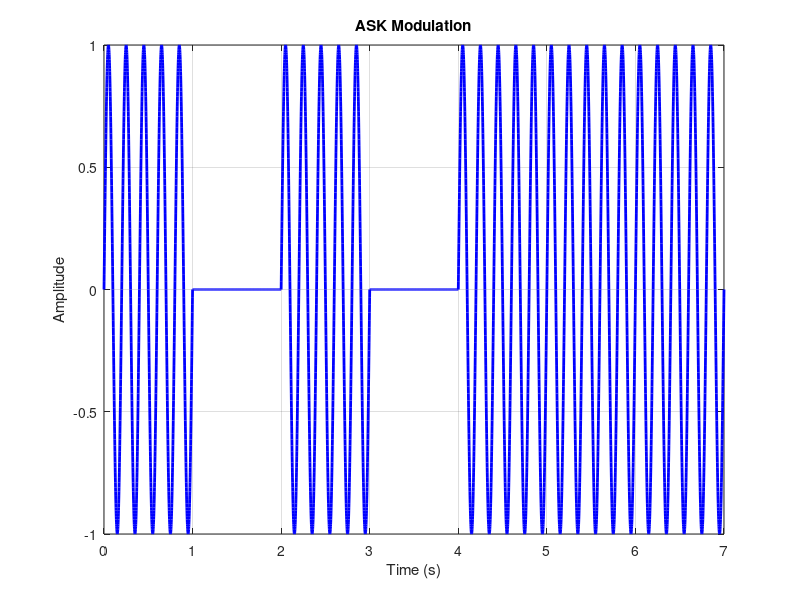

The MATLAB source for this figure:
%% ASK Modulation (Amplitude Shift Keying)
clear all;
close all;
clc;

%% Input Binary Data
bit = [1 0 1 0 1 1 1];

%% Parameters
fs = 1000;          % Sampling frequency
Tb = 1;             % Bit duration
t_bit = 0:1/fs:Tb;  % Time vector for one bit

%% ASK Carrier Frequency
f_ask = 5;

%% Initialize
ask_signal = [];
ask_time = [];

%% ASK Generation
for i = 1:length(bit)
    if bit(i) == 1
        sig = sin(2*pi*f_ask*t_bit);
    else
        sig = zeros(1, length(t_bit));
    end

    ask_signal = [ask_signal sig];
    ask_time = [ask_time t_bit + (i-1)*Tb];
end

%% Plot ASK Signal
figure('Name','ASK Modulation','NumberTitle','off');

plot(ask_time, ask_signal, 'b', 'LineWidth', 2);
title('ASK Modulation');
xlabel('Time (s)');
ylabel('Amplitude');
grid on;
